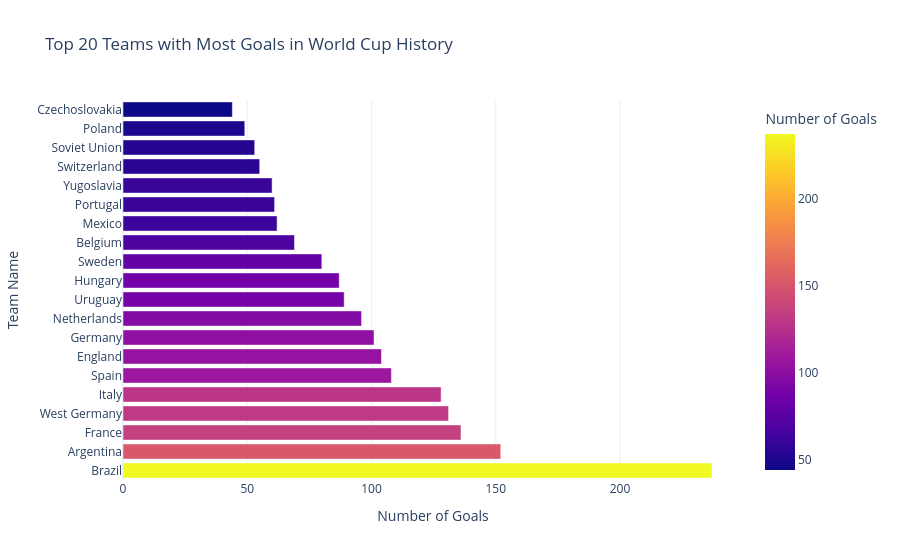

Notebook code for this chart:
### Markdown cell above
<div class="alert alert-block alert-info">
<b>Question:</b> Which teams have scored the most goals in the history of the World Cup?
</div>

### Code cell
### Which teams have scored the most goals in the history of the World Cup?

sql_goals_by_team = """
SELECT t.team_name, COUNT(DISTINCT(g.goal_id)) AS n_goals
FROM goals g
JOIN teams t ON g.team_id = t.team_id
JOIN players p ON g.player_id = p.player_id
WHERE p.female = 0
GROUP BY t.team_id
ORDER BY n_goals DESC
LIMIT 20;
"""

df_goals_by_team = get_df_from_query(db_path, sql_goals_by_team)
df_goals_by_team.head(20)


fig = px.bar(df_goals_by_team, x="n_goals", y="team_name", orientation="h",
                    title="Top 20 Teams with Most Goals in World Cup History",
                    labels={"n_goals": "Number of Goals", "team_name": "Team Name"},
                    color="n_goals")
fig.update_layout(template="plotly_white")

### Figure 1 — Plotly figure (JSON) as saved in the notebook; plotly's stock layout.template omitted (floating-point values rounded to 4 significant figures)
{"data": [{"hovertemplate": "Number of Goals=%{marker.color}<br>Team Name=%{y}<extra></extra>", "legendgroup": "", "marker": {"color": [237, 152, 136, 131, 128, 108, 104, 101, 96, 89, 87, 80, 69, 62, 61, 60, 55, 53, 49, 44], "coloraxis": "coloraxis", "pattern": {"shape": ""}}, "name": "", "orientation": "h", "showlegend": false, "textposition": "auto", "type": "bar", "x": [237, 152, 136, 131, 128, 108, 104, 101, 96, 89, 87, 80, 69, 62, 61, 60, 55, 53, 49, 44], "xaxis": "x", "y": ["Brazil", "Argentina", "France", "West Germany", "Italy", "Spain", "England", "Germany", "Netherlands", "Uruguay", "Hungary", "Sweden", "Belgium", "Mexico", "Portugal", "Yugoslavia", "Switzerland", "Soviet Union", "Poland", "Czechoslovakia"], "yaxis": "y"}], "layout": {"barmode": "relative", "coloraxis": {"colorbar": {"title": {"text": "Number of Goals"}}, "colorscale": [[0, "#0d0887"], [0.1111, "#46039f"], [0.2222, "#7201a8"], [0.3333, "#9c179e"], [0.4444, "#bd3786"], [0.5556, "#d8576b"], [0.6667, "#ed7953"], [0.7778, "#fb9f3a"], [0.8889, "#fdca26"], [1, "#f0f921"]]}, "legend": {"tracegroupgap": 0}, "title": {"text": "Top 20 Teams with Most Goals in World Cup History"}, "xaxis": {"anchor": "y", "domain": [0, 1], "title": {"text": "Number of Goals"}}, "yaxis": {"anchor": "x", "domain": [0, 1], "title": {"text": "Team Name"}}}}
